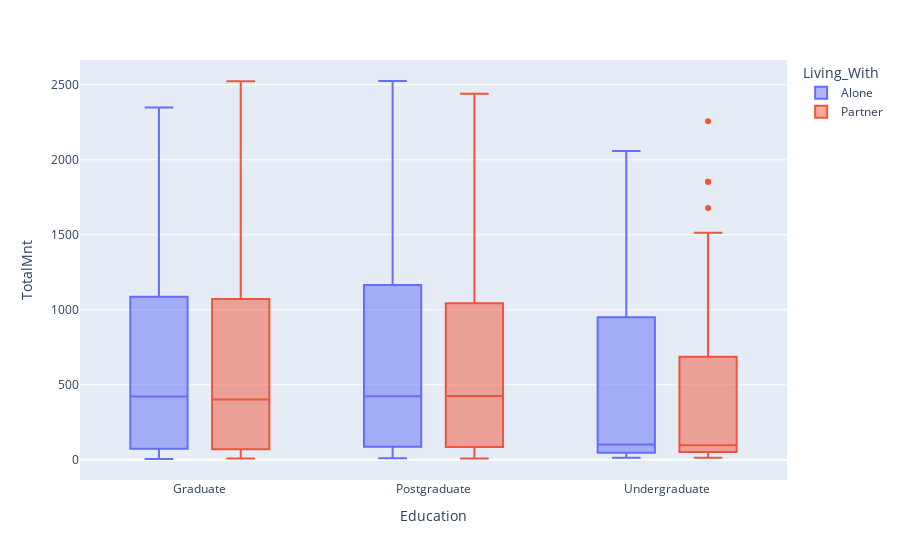

Notebook code cell kept with this figure:
### Markdown cell above
# which Educational categories  buys more?

### Code cell
px.box(df,x="Education",y="TotalMnt",color="Living_With")

### Figure 1 — Plotly figure (JSON) as saved in the notebook; plotly's stock layout.template omitted (floating-point values rounded to 4 significant figures; data arrays with more than 128 entries replaced by an {"elided": "..."} marker saying what was removed)
{"data": [{"alignmentgroup": "True", "hovertemplate": "Living_With=Alone<br>Education=%{x}<br>TotalMnt=%{y}<extra></extra>", "legendgroup": "Alone", "marker": {"color": "#636efa"}, "name": "Alone", "notched": false, "offsetgroup": "Alone", "orientation": "v", "showlegend": true, "type": "box", "x": {"elided": "794 str values"}, "x0": " ", "xaxis": "x", "y": {"elided": "794 int values"}, "y0": " ", "yaxis": "y"}, {"alignmentgroup": "True", "hovertemplate": "Living_With=Partner<br>Education=%{x}<br>TotalMnt=%{y}<extra></extra>", "legendgroup": "Partner", "marker": {"color": "#EF553B"}, "name": "Partner", "notched": false, "offsetgroup": "Partner", "orientation": "v", "showlegend": true, "type": "box", "x": {"elided": "1443 str values"}, "x0": " ", "xaxis": "x", "y": {"elided": "1443 int values"}, "y0": " ", "yaxis": "y"}], "layout": {"boxmode": "group", "legend": {"title": {"text": "Living_With"}, "tracegroupgap": 0}, "margin": {"t": 60}, "xaxis": {"anchor": "y", "domain": [0, 1], "title": {"text": "Education"}}, "yaxis": {"anchor": "x", "domain": [0, 1], "title": {"text": "TotalMnt"}}}}
